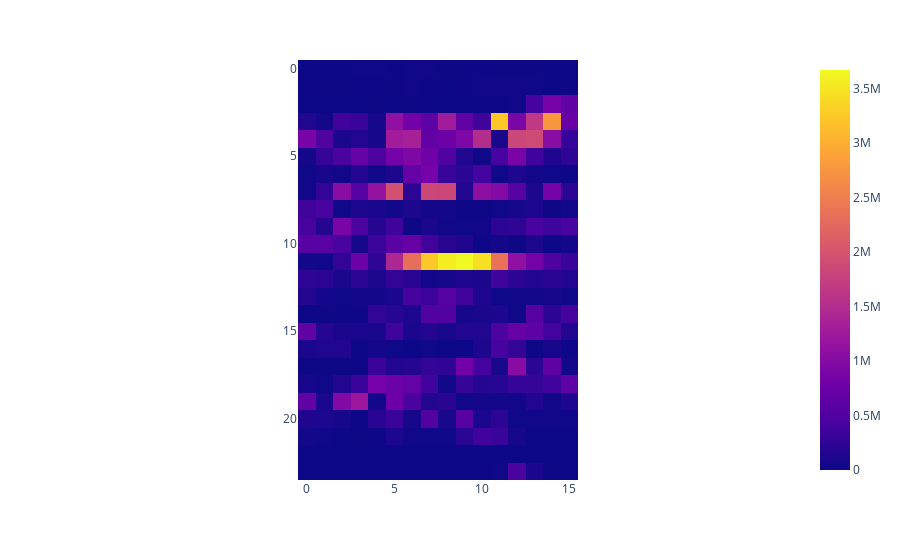

The notebook cell saved with this chart:
### Markdown cell above
# Построить сонограмму по записи своего голоса.

### Code cell
amps = []

for i in range(0, len(amplitude), s_r):
    seg = list(amplitude[i:i+s_r])  
    amps.append(seg)
amps = amps[:-1]
amps = np.array(amps)
amps.reshape(len(amps), len(amps[0]))
fig = px.imshow(amps)
fig.show()

### Figure 1 — Plotly figure (JSON) as saved in the notebook; plotly's stock layout.template omitted (floating-point values rounded to 4 significant figures; data arrays with more than 128 entries replaced by an {"elided": "..."} marker saying what was removed)
{"data": [{"coloraxis": "coloraxis", "hovertemplate": "x: %{x}<br>y: %{y}<br>color: %{z}<extra></extra>", "name": "0", "type": "heatmap", "xaxis": "x", "yaxis": "y", "z": {"elided": "24x16 float values"}}], "layout": {"coloraxis": {"colorscale": [[0, "#0d0887"], [0.1111, "#46039f"], [0.2222, "#7201a8"], [0.3333, "#9c179e"], [0.4444, "#bd3786"], [0.5556, "#d8576b"], [0.6667, "#ed7953"], [0.7778, "#fb9f3a"], [0.8889, "#fdca26"], [1, "#f0f921"]]}, "margin": {"t": 60}, "xaxis": {"anchor": "y", "constrain": "domain", "domain": [0, 1], "scaleanchor": "y"}, "yaxis": {"anchor": "x", "autorange": "reversed", "constrain": "domain", "domain": [0, 1]}}}
